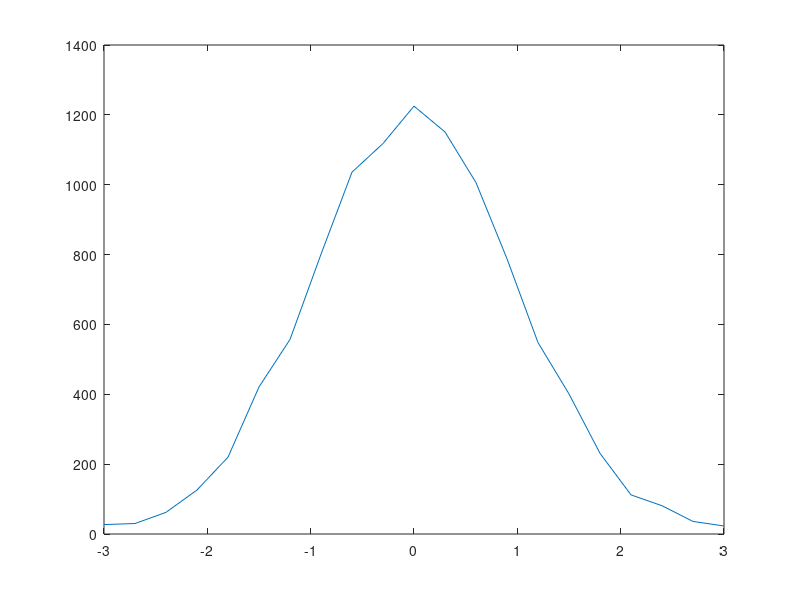

Recreate this plot in MATLAB.
% Generate Gaussian noise
noise = randn([1 10000]);
[n x] = hist(noise, linspace(-3, 3, 21));
%disp([x; n]);
plot(x, n);

% TODO: Try generating other kinds of random numbers.
% randn()
% rand()
% randi()
% How about a 2D grid of random Gaussian values?
